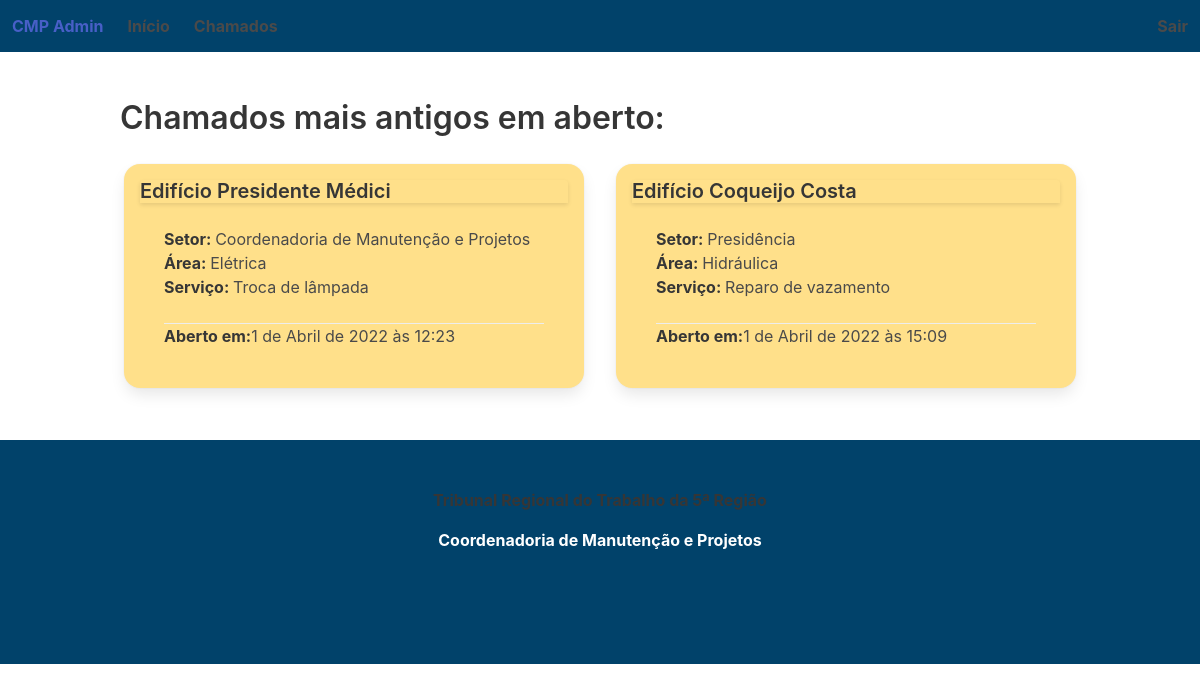
The page /cmp_admin/ (signed in) on the database as committed earlier.
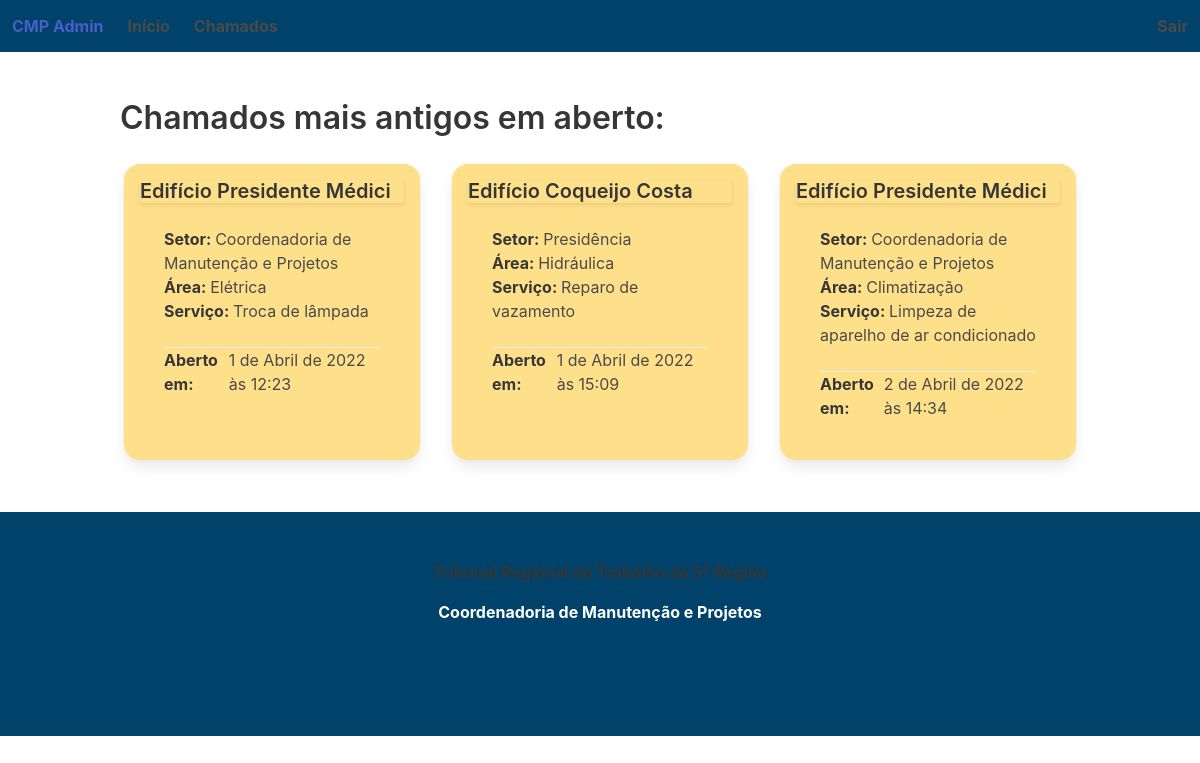
The same page on the database as committed later.
### cmp_admin/models.py (models this page shows, shortened)
class Ticket(models.Model):
  place_id = models.ForeignKey(Place, on_delete = models.SET_NULL, null = True)
  contact_email = models.EmailField()
  sector_id = models.ForeignKey(Sector, on_delete = models.SET_NULL, null = True)
  contact_phone = models.CharField(max_length = 255)
  description = models.TextField()
  assigned_to_id = models.ForeignKey(User, on_delete = models.SET_NULL, null = True)
  infos = models.ManyToManyField('Info')
  created_at = models.DateTimeField(auto_now_add = True)
  updated_at = models.DateTimeField(auto_now = True)
  subject_id = models.ForeignKey(Subject, on_delete = models.SET_NULL, null = True)
  service_id = models.ForeignKey(Service, on_delete = models.SET_NULL, null = True)
  status_id = models.ForeignKey(Status, on_delete = models.SET_NULL, null = True)
  requester = models.CharField(max_length = 255)
  issue = models.TextField(blank = True)
  solution = models.TextField(blank = True)

class Place(models.Model):
  name = models.CharField(max_length = 255)
  city = models.CharField(max_length = 255)
  state = models.CharField(max_length = 255)
  address = models.CharField(max_length = 255)
  zip_code = models.CharField(max_length = 255)
  created_at = models.DateTimeField(auto_now_add = True)
  updated_at = models.DateTimeField(auto_now = True)
  def __str__(self):
    return self.name

class Sector(models.Model):
  name = models.CharField(max_length = 255)
  place_id = models.ForeignKey(Place, on_delete = models.SET_NULL, null = True)
  email = models.EmailField()
  phone_number = models.CharField(max_length = 255)
  created_at = models.DateTimeField(auto_now_add = True)
  updated_at = models.DateTimeField(auto_now = True)
  def __str__(self):
    return self.name

class Subject(models.Model):
  name = models.CharField(max_length = 255)
  created_at = models.DateTimeField(auto_now_add = True)
  updated_at = models.DateTimeField(auto_now = True)
  def __str__(self):
    return self.name

class Service(models.Model):
  name = models.CharField(max_length = 255)
  subject_id = models.ForeignKey(Subject, on_delete = models.SET_NULL, null = True)
  created_at = models.DateTimeField(auto_now_add = True)
  updated_at = models.DateTimeField(auto_now = True)
  def __str__(self):
    return self.name

### cmp_admin/views.py (the view)
# urls.py: path('', views.IndexView.as_view(), name = 'index'),
class IndexView(LoginRequiredMixin, generic.ListView):
  template_name = 'cmp_admin/index.html'
  context_object_name = 'earliest_open_ticket_list'
  def get_queryset(self):
    return Ticket.objects.filter(status_id = 1).order_by('created_at')[:3]

### cmp_admin/templates/cmp_admin/index.html (shortened to what this page needs)
{% extends 'cmp_admin/base.html' %}
{% block main %}
<p class="title is-3">Chamados mais antigos em aberto:</p>
<div class="columns">
  {% for ticket in earliest_open_ticket_list %}
  <div class="column card p-4 m-4 has-background-warning">
    <div class="card-header">
      <p class="title is-5">{{ ticket.place_id }}</p>
    </div>
    <div class="card-content">
      <div class="media">
        <div class="media-content">
          <p><strong>Setor: </strong>{{ ticket.sector_id }}</p>
          <p><strong>Área: </strong>{{ ticket.subject_id }}</p>
          <p><strong>Serviço: </strong> {{ ticket.service_id }}</p>
        </div>
      </div>
      <div class="card-footer">
        <strong>Aberto em: </strong><time datetime>{{ ticket.created_at }}</time>
      </div>
    </div>
  </div>
  {% endfor %}
</div>
{% endblock main %}

Rows that differ between the two databases and show on the page:
now on this page (row edited): Ticket: place_id "Edifício Presidente Médici", sector_id "Coordenadoria de Manutenção e Projetos", subject_id "Climatização", service_id "Limpeza de aparelho de ar condicionado", created_at "2 de Abril de 2022 às 14:34"
